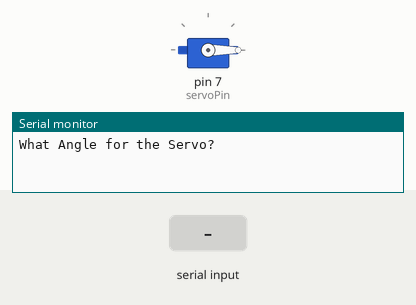
This sketch was run on a simulated Arduino Uno, built with avr-gcc and run on an emulated ATmega328P. Parts: servo, the last lines printed to the serial monitor. The test bench sets the inputs (shaded band).

Above: at 1.7 s.
1.8 s: "90,45\n" received over Serial
At 2.57 s:
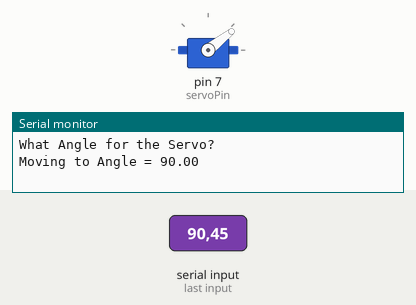
At 3.17 s:
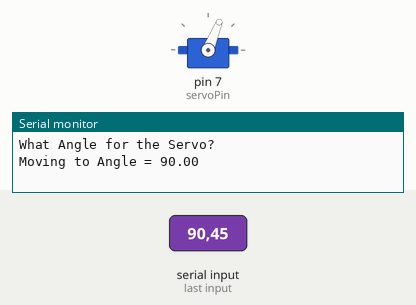
4.8 s: "30,150\n" received over Serial
At 5.59 s:
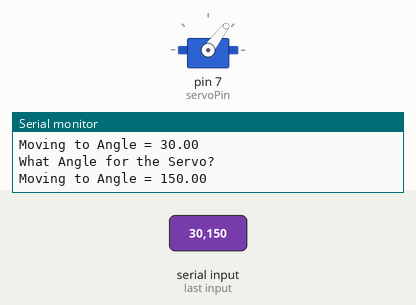
7.8 s: "200\n" received over Serial
Timing chart, 0 to 15.3 s (numbered marks = the images above; inputs shaded):
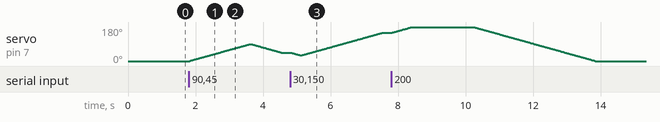

The sketch:

Servo_motor_testing.ino
```cpp
#include <Servo.h>

int servoPin = 7;
float servoPos = 0;  // Start at home (0 degrees)
float targetPos = 0; // Desired position
Servo myServo;
int t = 20; // Delay between steps (adjust this for speed)

void setup() {
  Serial.begin(9600);
  myServo.attach(servoPin);
  myServo.write(0); // Set home position to 0 degrees
  delay(500); // Give time for the servo to move to home
}

void loop() {
  Serial.println("What Angle for the Servo? ");

  while (Serial.available() == 0) {
    // Wait for user input
  }

  targetPos = Serial.parseFloat(); // Get the target angle
  Serial.print("Moving to Angle = ");
  Serial.println(targetPos);

  // Move the servo slowly to the target position
  if (targetPos > servoPos) {
    for (float pos = servoPos; pos <= targetPos; pos += 1) { // Increment in small steps
      myServo.write(pos);
      delay(t); // Small delay to slow down movement
    }
  } else {
    for (float pos = servoPos; pos >= targetPos; pos -= 1) { // Decrement in small steps
      myServo.write(pos);
      delay(t);
    }
  }

  servoPos = targetPos; // Update current position
}
```

Measured:
- after the input at 1.8 s, servo on pin 7 (servoPin): rises from 0° to 90° in 1.8 s, then falls to 45° in 0.92 s
